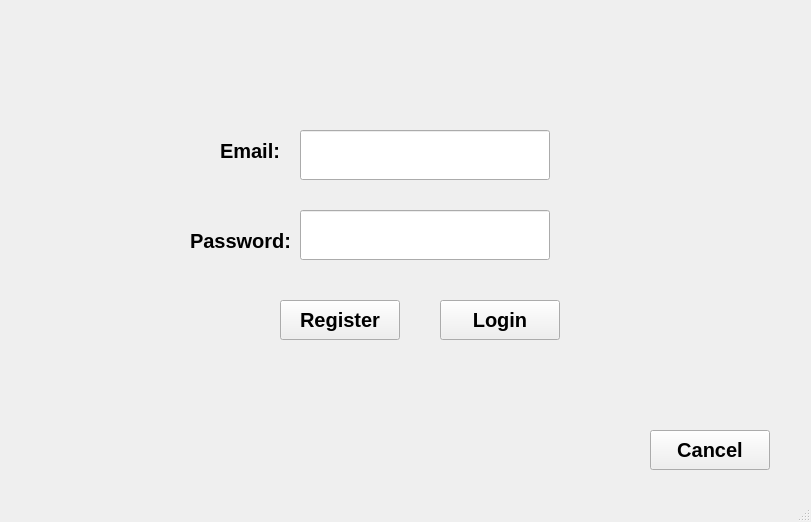
<?xml version="1.0" encoding="UTF-8"?>
<ui version="4.0">
 <class>MainWindow</class>
 <widget class="QMainWindow" name="MainWindow">
  <property name="geometry">
   <rect>
    <x>0</x>
    <y>0</y>
    <width>811</width>
    <height>522</height>
   </rect>
  </property>
  <property name="windowTitle">
   <string>MainWindow</string>
  </property>
  <widget class="QWidget" name="centralwidget">
   <widget class="QLineEdit" name="lineEdit_User_Name">
    <property name="geometry">
     <rect>
      <x>300</x>
      <y>130</y>
      <width>250</width>
      <height>50</height>
     </rect>
    </property>
    <property name="font">
     <font>
      <pointsize>15</pointsize>
      <bold>true</bold>
     </font>
    </property>
   </widget>
   <widget class="QLineEdit" name="lineEdit_Password">
    <property name="geometry">
     <rect>
      <x>300</x>
      <y>210</y>
      <width>250</width>
      <height>50</height>
     </rect>
    </property>
    <property name="font">
     <font>
      <pointsize>15</pointsize>
      <bold>true</bold>
     </font>
    </property>
    <property name="echoMode">
     <enum>QLineEdit::Password</enum>
    </property>
   </widget>
   <widget class="QLabel" name="label">
    <property name="geometry">
     <rect>
      <x>220</x>
      <y>130</y>
      <width>71</width>
      <height>41</height>
     </rect>
    </property>
    <property name="font">
     <font>
      <pointsize>15</pointsize>
      <bold>true</bold>
     </font>
    </property>
    <property name="text">
     <string>Email:</string>
    </property>
   </widget>
   <widget class="QLabel" name="label_2">
    <property name="geometry">
     <rect>
      <x>190</x>
      <y>220</y>
      <width>101</width>
      <height>41</height>
     </rect>
    </property>
    <property name="font">
     <font>
      <pointsize>15</pointsize>
      <bold>true</bold>
     </font>
    </property>
    <property name="text">
     <string>Password:</string>
    </property>
   </widget>
   <widget class="QPushButton" name="pushButton_Login">
    <property name="geometry">
     <rect>
      <x>440</x>
      <y>300</y>
      <width>120</width>
      <height>40</height>
     </rect>
    </property>
    <property name="font">
     <font>
      <pointsize>15</pointsize>
      <bold>true</bold>
     </font>
    </property>
    <property name="text">
     <string>Login</string>
    </property>
   </widget>
   <widget class="QPushButton" name="pushButton_Cancel">
    <property name="geometry">
     <rect>
      <x>650</x>
      <y>430</y>
      <width>120</width>
      <height>40</height>
     </rect>
    </property>
    <property name="font">
     <font>
      <pointsize>15</pointsize>
      <bold>true</bold>
     </font>
    </property>
    <property name="text">
     <string>Cancel</string>
    </property>
   </widget>
   <widget class="QPushButton" name="pushButton_Login_Register">
    <property name="geometry">
     <rect>
      <x>280</x>
      <y>300</y>
      <width>120</width>
      <height>40</height>
     </rect>
    </property>
    <property name="font">
     <font>
      <pointsize>15</pointsize>
      <bold>true</bold>
     </font>
    </property>
    <property name="text">
     <string>Register</string>
    </property>
   </widget>
  </widget>
  <widget class="QMenuBar" name="menubar">
   <property name="geometry">
    <rect>
     <x>0</x>
     <y>0</y>
     <width>811</width>
     <height>22</height>
    </rect>
   </property>
  </widget>
  <widget class="QStatusBar" name="statusbar"/>
 </widget>
 <resources/>
 <connections/>
</ui>
